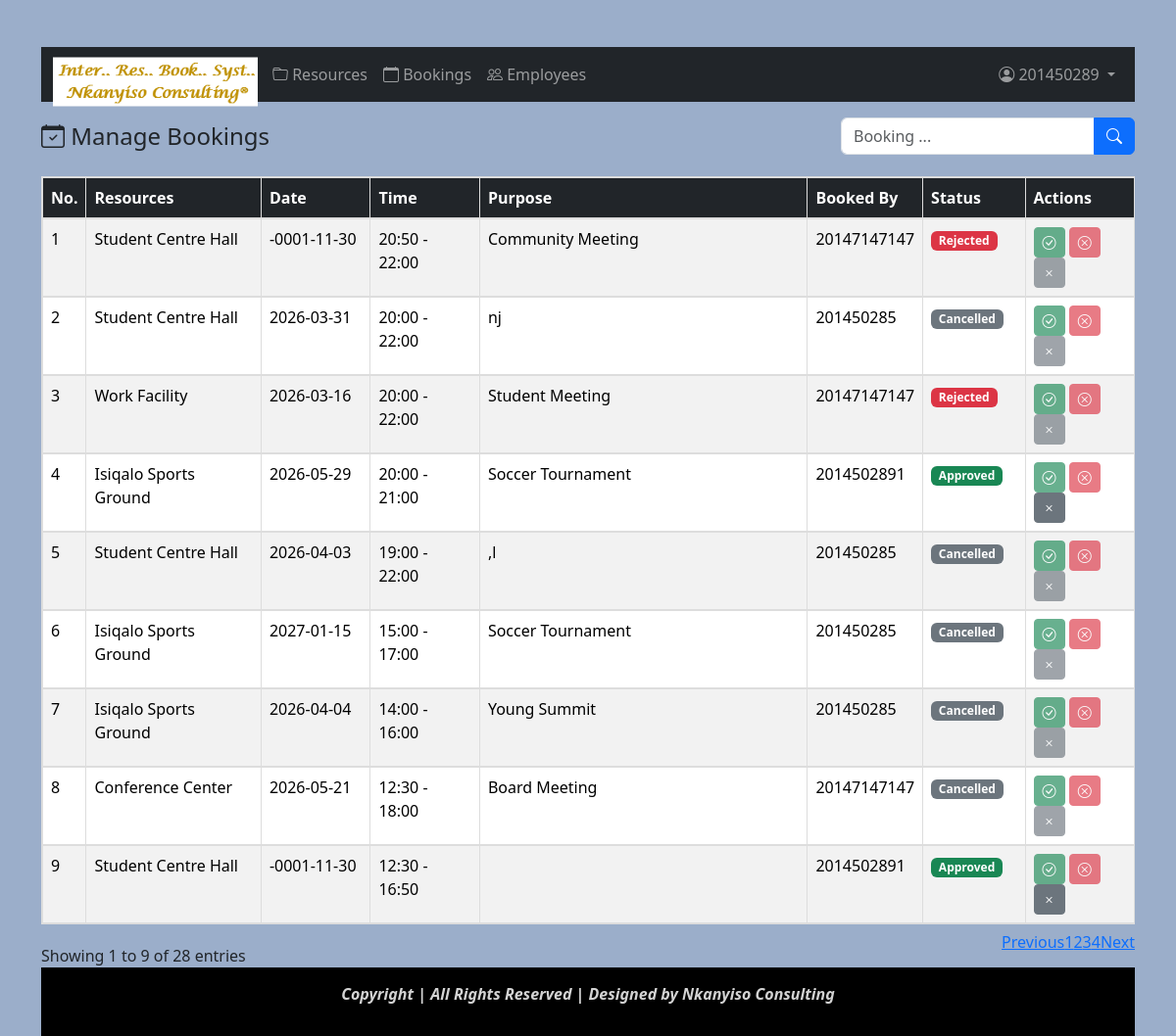
Page /admin_manage_bookings.php (signed in) on the committed database.
### tables this page shows
CREATE TABLE `bookings` (
  `booking_id` int(11) NOT NULL,
  `user_id` int(20) NOT NULL,
  `resource_id` int(11) NOT NULL,
  `booking_date` date NOT NULL,
  `start_time` time NOT NULL,
  `end_time` time NOT NULL,
  `purpose` varchar(30) NOT NULL,
  `status` varchar(20) NOT NULL DEFAULT 'pending'
);

CREATE TABLE `resources` (
  `resource_id` int(11) NOT NULL,
  `resource_name` varchar(30) NOT NULL,
  `description` varchar(200) NOT NULL,
  `location` varchar(50) NOT NULL,
  `capacity` int(10) NOT NULL,
  `picture` varchar(50) NOT NULL,
  `status` enum('Inactive','Active') DEFAULT 'Inactive'
);

CREATE TABLE `users` (
  `employee_id` int(11) NOT NULL,
  `employee_no` varchar(20) NOT NULL,
  `surname` varchar(30) NOT NULL,
  `fullnames` varchar(30) NOT NULL,
  `password` varchar(80) NOT NULL,
  `role` enum('Clerk','Admin') DEFAULT 'Clerk'
);

### admin_manage_bookings.php (the view, shortened to what this page needs)
<?php
require 'assets/includes/db.php';
$stmt = $pdo->query("SELECT b.*, u.employee_no, r.resource_name FROM bookings b JOIN users u ON b.user_id = u.employee_id
    JOIN resources r ON b.resource_id = r.resource_id ORDER BY b.start_time DESC
");
$bookings = $stmt->fetchAll();
?>
<!DOCTYPE html>
<html>
    <head>
    <?php include 'assets/includes/header.php'?>
    </head>
    <body>
      <div class="container mt-5">
          <?php include 'assets/includes/navbar.php'; ?>
          <div class="d-flex justify-content-between align-items-center mb-3 add-resource">
        	<h4 class="mb-0">
    			<i class="bi bi-calendar-check"></i> Manage Bookings
			</h4>
              <div class="input-group" style="width: 300px">
                  <input type="text" class="form-control" placeholder="Booking ..." id="searchInput">
                  <button class="btn btn-primary" type="button" id="searchBtn">
                      <i class="bi bi-search"></i>
                  </button>
              </div>
          </div>
          <?php if (empty($bookings)): ?>
              <div class="alert alert-info">No bookings found.</div>
          <?php else: ?>
          <div class="table-responsive">
              <table class="table table-bordered table-striped table-hover" id="lftable">
                  <colgroup>
                      <col width="4%">
                      <col width="16%">
                      <col width="10%">
                      <col width="10%">
                      <col width="30%">
                      <col width="10%">
                      <col width="10">
                      <col width="10%">
                  </colgroup>
                  <thead class="table-dark">
                      <tr>
                          <th>No.</th>
                          <th>Resources</th>
                          <th>Date</th>
                          <th>Time</th>
                          <th>Purpose</th>
                          <th>Booked By</th>
                          <th>Status</th>
                          <th>Actions</th>
                      </tr>
                  </thead>
                  <tbody>
                  <?php
                      $count = 1;
                      foreach ($bookings as $b): ?>
                      <tr>
                          <td><?php echo $count++; ?></td>
                          <td><?= htmlspecialchars($b['resource_name']) ?></td>
                          <td><?= date('Y-m-d', strtotime($b['booking_date'])) ?></td>
                          <td><?= date('H:i', strtotime($b['start_time'])) ?> - <?= date('H:i', strtotime($b['end_time'])) ?></td>
                          <td><?= htmlspecialchars($b['purpose']) ?></td>
                          <td><?= htmlspecialchars($b['employee_no']) ?></td>
                          <td>
                              <span class="badge bg-<?= match($b['status']) {
                                  'pending' => 'warning',
                                  'approved' => 'success',
                                  'rejected' => 'danger',
                                  'cancelled' => 'secondary',
                                  default => 'dark'
                              } ?>">
                                  <?= ucfirst($b['status']) ?>
                              </span>
                          </td>
                          <td>
                              <form method="post" class="d-inline">
                                  <button class="btn btn-success btn-sm" title=" Approve"
                                      <?= ($b['status'] !== 'pending') ? 'disabled' : '' ?>>
                                      <?= ($b['status'] !== 'pending') ? '<s><i class="bi bi-check-circle"></i></s>' : '<i class="bi bi-check-circle"></i>' ?>
                                  </button>
                              </form>
                              <form method="post" class="d-inline">
                                  <button class="btn btn-danger btn-sm" title="Reject"
                                      <?= ($b['status'] !== 'pending') ? 'disabled' : ''?>>
                                      <?= ($b['status'] !== 'pending') ? '<s><i class="bi bi-x-circle"></i></s>' : '<i class="bi bi-x-circle"></i>'?>
                                  </button>
                              </form>
                              <form method="post" class="d-inline">
                                  <button class="btn btn-secondary btn-sm" title="Cancel"
                                      <?= !in_array($b['status'], ['approved', 'pending']) ? 'disabled' : ''?>>
                                      <?= !in_array($b['status'], ['approved', 'pending']) ? '<s><i class="bi bi-x"></i></s>' : '<i class="bi bi-x"></i>'?>
                                  </button>
                              </form>
                          </td>
                      </tr>
                  <?php endforeach; ?>
                  </tbody>
              </table>
          </div>
          <?php endif; ?>
          <?php include 'assets/includes/footer.php'?>
      </div>
    </body>
</html>

### assets/css/style.css (style rules this page uses)
body { background: linear-gradient(rgba(0, 0, 0, 0.5), rgba(84, 36, 36, 0.5)), url('../images/bg.jpeg') no-repeat center center fixed; background-size: cover; position: relative; margin: 0; padding: 0; }
.table { background-color: #ffffff; color: #333333; }
.table-bordered { border: 1px solid #dddddd; }
.table-bordered > tbody > tr > td, .table-bordered > thead > tr > th { border: 1px solid #dddddd; }
.search-bar, .add-resource, .add-employees { margin: 16px 0; display: flex; gap: 8px; }

### assets/css/style2.css (style rules this page uses)
* { margin:0; padding:0; box-sizing:border-box; }
body { background:#9baeca; font-family:Segoe UI; }

### rows in the picture
bookings: resource.resource_name "Student Centre Hall", booking_date "-0001-11-30", start_time "20:50", end_time "22:00", purpose "Community Meeting", user.employee_no "20147147147", status "Rejected"
bookings: resource.resource_name "Student Centre Hall", booking_date "2026-03-31", start_time "20:00", end_time "22:00", purpose "nj", user.employee_no "201450285", status "Cancelled"
bookings: resource.resource_name "Work Facility", booking_date "2026-03-16", start_time "20:00", end_time "22:00", purpose "Student Meeting", user.employee_no "20147147147", status "Rejected"
bookings: resource.resource_name "Isiqalo Sports Ground", booking_date "2026-05-29", start_time "20:00", end_time "21:00", purpose "Soccer Tournament", user.employee_no "2014502891", status "Approved"
bookings: resource.resource_name "Student Centre Hall", booking_date "2026-04-03", start_time "19:00", end_time "22:00", purpose ",l", user.employee_no "201450285", status "Cancelled"
bookings: resource.resource_name "Isiqalo Sports Ground", booking_date "2027-01-15", start_time "15:00", end_time "17:00", purpose "Soccer Tournament", user.employee_no "201450285", status "Cancelled"
bookings: resource.resource_name "Isiqalo Sports Ground", booking_date "2026-04-04", start_time "14:00", end_time "16:00", purpose "Young Summit", user.employee_no "201450285", status "Cancelled"
bookings: resource.resource_name "Conference Center", booking_date "2026-05-21", start_time "12:30", end_time "18:00", purpose "Board Meeting", user.employee_no "20147147147", status "Cancelled"
bookings: resource.resource_name "Student Centre Hall", booking_date "-0001-11-30", start_time "12:30", end_time "16:50", user.employee_no "2014502891", status "Approved"

### other values in the picture
$_SESSION['user']['employee_no'] "201450289"
